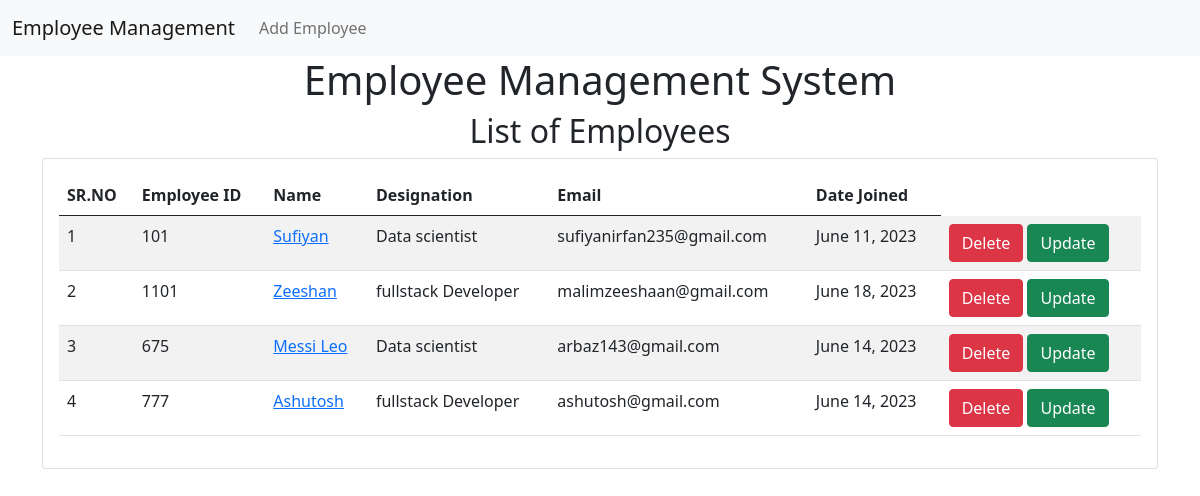
The page / on the database its author committed.
### emp_app/models.py (models this page shows)
class Employee(models.Model):
    Name = models.CharField(max_length=20,unique=True)
    Age = models.IntegerField()
    Email= models.EmailField(max_length=300,unique=True)
    Emp_id = models.CharField(max_length=4,unique=True)
    Experience = models.CharField(max_length=20)
    Salary = models.CharField(max_length=20)
    Position = models.CharField(max_length=100 , null=True,blank=True)
    Phone=models.CharField(max_length=10)
    Address = models.TextField(max_length=200)
    Joining_Date = models.DateField(auto_now_add=True)
    Photo =models.ImageField(upload_to='Emp_Images/',null=True,blank=True)

### Employee_Management/views.py (the view)
# urls.py: path("",views.employee,name='employee'),
def employee(request):
    all_emp=Employee.objects.all()
    context={
        'all_emp':all_emp,
    }
    return render(request,'home.html',context)

### templates/home.html (shortened to what this page needs)
{% extends 'base.html' %}
{% block content %}
<html>
<head>
</head>
<body>
<center><h1> Employee Management System</h1></center>
<center><h2> List of Employees </h2></center>
<div class='container'>
    <div class='row'>
        <div class='col-md-12'>
            <div class='card'>
                <div class='card-body'>
                    <table class='table table-striped'>
                        <thead>
                            <tr>
                                <th>SR.NO</th>
                                <th>Employee ID </th>
                                <th>Name </th>
                                <th>Designation </th>
                                <th>Email </th>
                                <th>Date Joined </th>
                            </tr>
                        </thead>
                        <tbody>
                            {% for emp in all_emp %}
                            <tr>
                                <td>{{forloop.counter}}</td>
                                <td>{{emp.Emp_id}}</td>
                              <td><a href="{% url 'details' emp.id %}">{{emp.Name}}</a></td>
                                <td>{{emp.Position}}</td>
                                <td>{{emp.Email}}</td>
                                <td>{{emp.Joining_Date}}</td>
                                <td>
                                <a href="{% url 'delete_emp' emp.id %}" class='btn btn-danger md-sm'>Delete</a>
                                <a href="{% url 'update_emp' emp.id %}" class='btn btn-success md-sm'>Update</a>
                                </td>
                            </tr>
                            {% endfor %}
                        </tbody>
                    </table>
                </div>
            </div>
        </div>
    </div>
</div>
{% endblock %}

### templates/base.html (shortened to what this page needs)
<!doctype html>
{% load static %}
<html lang="en">
  <head>
    <link href="https://cdn.jsdelivr.net/npm/bootstrap@5.0.2/dist/css/bootstrap.min.css" rel="stylesheet">
  </head>
  <body>
    {% include 'includes/header.html' %}
    {% block content %}
    {% endblock %}
  </body>
</html>

### templates/includes/header.html (shortened to what this page needs)
{% load  static %}
<nav class="navbar navbar-expand-lg navbar-light bg-light">
    <div class="container-fluid">
      <a class="navbar-brand" href="{% url 'employee' %}">Employee Management</a>
      <div class="collapse navbar-collapse" id="navbarSupportedContent">
        <ul class="navbar-nav me-auto mb-2 mb-lg-0">
          <li class="nav-item">
            <a class="nav-link" href="{% url 'add_emp' %}">Add Employee</a>
          </li>
      </div>
    </div>
  </nav>

### rows shown on the page
Employee: Emp_id "101", Name "Sufiyan", Position "Data scientist", Email "sufiyanirfan235@gmail.com", Joining_Date "June 11, 2023"
Employee: Emp_id "1101", Name "Zeeshan", Position "fullstack Developer", Email "malimzeeshaan@gmail.com", Joining_Date "June 18, 2023"
Employee: Emp_id "675", Name "Messi Leo", Position "Data scientist", Email "arbaz143@gmail.com", Joining_Date "June 14, 2023"
Employee: Emp_id "777", Name "Ashutosh", Position "fullstack Developer", Email "ashutosh@gmail.com", Joining_Date "June 14, 2023"
